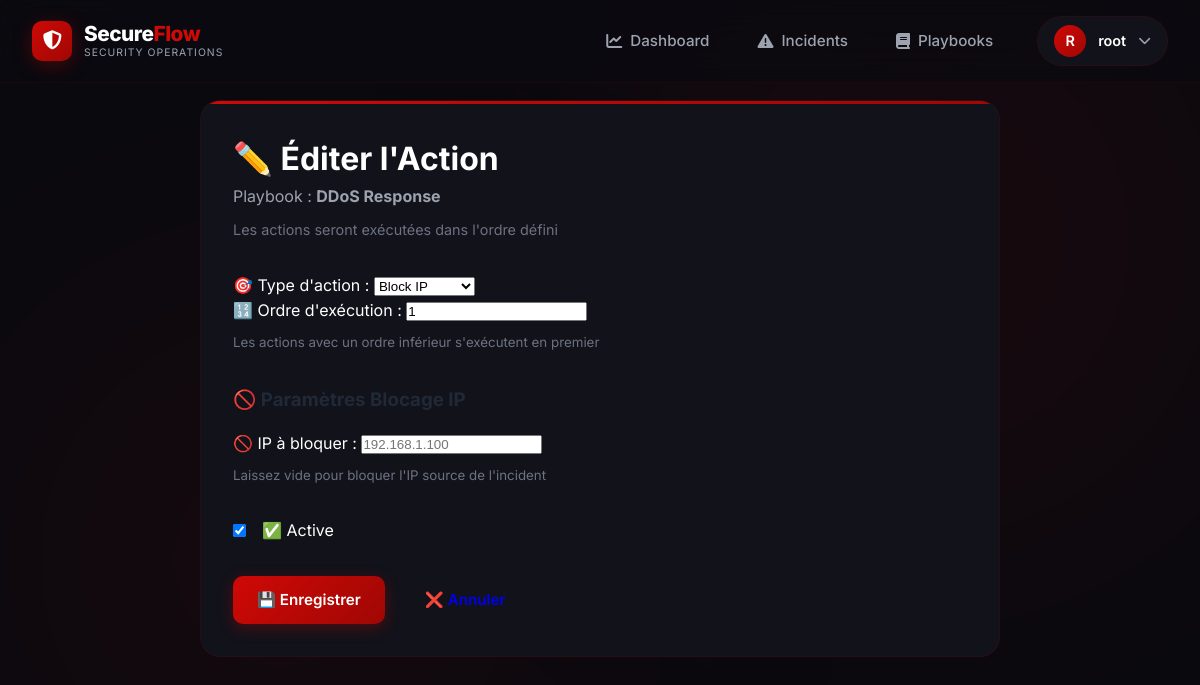
The page /playbooks/action/34/edit/ (signed in) on the database its author committed.
### playbooks/models.py (models this page shows, shortened)
class Playbook(models.Model):
    TRIGGER_CHOICES = [
        ('ssh_bruteforce', 'SSH Bruteforce'),
        ('port_scan', 'Port Scan'),
        ('web_attack', 'Web Attack'),
        ('ddos_attack', 'DDoS'),
        ('suspicious_ip', 'Suspicious IP'),
    ]
    name = models.CharField(max_length=200)
    description = models.TextField()
    trigger = models.CharField(max_length=50, choices=TRIGGER_CHOICES)
    is_active = models.BooleanField(default=True)
    created_by = models.ForeignKey(User, on_delete=models.CASCADE)
    execution_count = models.IntegerField(default=0)
    created_at = models.DateTimeField(auto_now_add=True)

class Action(models.Model):
    ACTION_TYPES = [
        ('block_ip', 'Block IP'),
        ('send_email', 'Send Email'),
        ('enrich_threat', 'Threat Intel'),
        ('create_ticket', 'Create Ticket'),
    ]
    playbook = models.ForeignKey(
        Playbook,
        related_name='actions',
        on_delete=models.CASCADE
    )
    action_type = models.CharField(max_length=50, choices=ACTION_TYPES)
    order = models.IntegerField(default=0)
    parameters = models.JSONField(default=dict, blank=True)
    is_active = models.BooleanField(default=True)

### playbooks/views.py (the view)
# urls.py: path('action/<int:pk>/edit/', views.action_edit, name='action_edit'),
@login_required
def action_edit(request, pk):
    action = get_object_or_404(Action, pk=pk)
    playbook = action.playbook
    if request.method == 'POST':
        form = ActionForm(request.POST, instance=action)
        if form.is_valid():
            form.save()
            messages.success(request, '✅ Action mise à jour !')
            return redirect('playbooks:detail', pk=playbook.pk)
    else:
        initial_data = {
            'email_recipient': action.parameters.get('recipient', ''),
            'email_subject': action.parameters.get('subject', ''),
            'ip_to_block': action.parameters.get('ip_address', ''),
            'ticket_title': action.parameters.get('title', ''),
        }
        form = ActionForm(instance=action, initial=initial_data)
    context = {
        'form': form,
        'action': action,
        'playbook': playbook,
        'is_edit': True
    }
    return render(request, 'playbooks/action_create.html', context)

### templates/playbooks/action_create.html (shortened to what this page needs)
{% extends 'base.html' %}
{% block content %}
<div class="card" style="max-width: 800px; margin: 0 auto;">
    <h1>{% if is_edit %}✏️ Éditer l'Action{% else %}➕ Ajouter une Action{% endif %}</h1>
    <p style="color: var(--text-gray); margin-bottom: 0.5rem;">
        Playbook : <strong>{{ playbook.name }}</strong>
    </p>
    <p style="color: var(--text-muted); margin-bottom: 2rem; font-size: 0.9rem;">
        Les actions seront exécutées dans l'ordre défini
    </p>
    <form method="post" id="action-form">
        <div class="form-group">
            {{ form.action_type.label_tag }}
            {{ form.action_type }}
        </div>
        <div class="form-group">
            {{ form.order.label_tag }}
            {{ form.order }}
            <small style="color: var(--text-muted); display: block; margin-top: 0.5rem;">
                Les actions avec un ordre inférieur s'exécutent en premier
            </small>
        </div>
        <div id="block-ip-params" style="display: none;">
            <h3 style="color: var(--accent); margin: 2rem 0 1rem;">🚫 Paramètres Blocage IP</h3>
            <div class="form-group">
                {{ form.ip_to_block.label_tag }}
                {{ form.ip_to_block }}
                <small style="color: var(--text-muted); display: block; margin-top: 0.5rem;">
                    Laissez vide pour bloquer l'IP source de l'incident
                </small>
            </div>
        </div>
        <div class="form-group" style="display: flex; align-items: center; gap: 1rem; margin-top: 2rem;">
            {{ form.is_active }}
            <label for="{{ form.is_active.id_for_label }}" style="margin: 0; cursor: pointer;">
                {{ form.is_active.label }}
            </label>
        </div>
        <div style="display: flex; gap: 1rem; margin-top: 2rem;">
            <button type="submit" class="btn btn-primary">
                {% if is_edit %}💾 Enregistrer{% else %}✅ Ajouter l'Action{% endif %}
            </button>
            <a href="{% url 'playbooks:detail' playbook.id %}" class="btn btn-danger">
                ❌ Annuler
            </a>
        </div>
    </form>
</div>
{% endblock %}

### templates/base.html (shortened to what this page needs)
<!DOCTYPE html>
<html lang="fr">
<head>
    <link rel="stylesheet" href="https://cdnjs.cloudflare.com/ajax/libs/font-awesome/6.5.0/css/all.min.css">
</head>
<body>
    <div class="bg-animation">
    </div>
    {% if user.is_authenticated %}
    <nav class="modern-navbar">
        <div class="navbar-container">
            <a href="{% url 'dashboard:home' %}" class="navbar-brand">
                <div class="brand-icon">
                    <i class="fa-solid fa-shield-halved"></i>
                </div>
                <div class="brand-text">
                    <div class="brand-name">
                        Secure<span class="highlight">Flow</span>
                    </div>
                    <div class="brand-subtitle">Security Operations</div>
                </div>
            </a>
            <div class="nav-menu">
                <a href="{% url 'dashboard:home' %}" class="nav-link">
                    <i class="fa-solid fa-chart-line"></i>
                    <span>Dashboard</span>
                </a>
                <a href="{% url 'incidents:list' %}" class="nav-link">
                    <i class="fa-solid fa-triangle-exclamation"></i>
                    <span>Incidents</span>
                </a>
                <a href="{% url 'playbooks:list' %}" class="nav-link">
                    <i class="fa-solid fa-book"></i>
                    <span>Playbooks</span>
                </a>
                <div class="nav-user">
                    <div class="nav-user-trigger" onclick="toggleDropdown()">
                        <div class="user-avatar">
                            {{ user.username|slice:":1"|upper }}
                        </div>
                        <span class="user-name">{{ user.username }}</span>
                        <i class="fa-solid fa-chevron-down" style="font-size: 0.8rem; color: var(--text-gray);"></i>
                    </div>
                </div>
            </div>
        </div>
    </nav>
    {% endif %}
    <div class="main-container">
        {% block content %}{% endblock %}
    </div>
</body>
</html>

### templates/base.html (style rules this page uses)
:root { --primary: #cf0906; --primary-dark: #a00704; --primary-light: #ff2420; --primary-glow: rgba(207, 9, 6, 0.3); --bg-dark: #0a0a0f; --bg-darker: #060609; --bg-card: #12121a; --bg-light: #1a1a24; --text-light: #ffffff; --text-gray: #9ca3af; --text-muted: #6b7280; --accent: #1f2937; --border: rgba(207, 9, 6, 0.1); --transition: all 0.3s cubic-bezier(0.4, 0, 0.2, 1); }
* { margin: 0; padding: 0; box-sizing: border-box; }
body { font-family: 'Inter', sans-serif; background: var(--bg-dark); color: var(--text-light); line-height: 1.6; overflow-x: hidden; }
.bg-animation { position: fixed; top: 0; left: 0; width: 100%; height: 100%; z-index: -1; overflow: hidden; pointer-events: none; }
.modern-navbar { position: fixed; top: 0; left: 0; right: 0; z-index: 1000; background: rgba(10, 10, 15, 0.8); backdrop-filter: blur(20px) saturate(180%); border-bottom: 1px solid var(--border); transition: var(--transition); }
.navbar-container { max-width: 1400px; margin: 0 auto; padding: 1rem 2rem; display: flex; justify-content: space-between; align-items: center; }
.navbar-brand { display: flex; align-items: center; gap: 0.75rem; text-decoration: none; font-weight: 800; font-size: 1.5rem; color: var(--text-light); letter-spacing: -0.5px; transition: var(--transition); }
.brand-icon { width: 40px; height: 40px; background: linear-gradient(135deg, var(--primary), var(--primary-dark)); border-radius: 10px; display: flex; align-items: center; justify-content: center; box-shadow: 0 4px 20px var(--primary-glow); transition: var(--transition); }
.brand-icon i { font-size: 1.2rem; color: white; }
.brand-text { display: flex; flex-direction: column; line-height: 1.2; }
.brand-name { font-size: 1.3rem; }
.brand-name .highlight { color: var(--primary); }
.brand-subtitle { font-size: 0.65rem; color: var(--text-gray); font-weight: 400; text-transform: uppercase; letter-spacing: 1px; }
.nav-menu { display: flex; gap: 0.5rem; align-items: center; }
.nav-link { position: relative; padding: 0.75rem 1.25rem; color: var(--text-gray); text-decoration: none; font-weight: 500; font-size: 0.95rem; border-radius: 10px; transition: var(--transition); display: flex; align-items: center; gap: 0.5rem; }
.nav-link i { font-size: 1rem; transition: var(--transition); }
.nav-user { position: relative; margin-left: 1rem; }
.nav-user-trigger { display: flex; align-items: center; gap: 0.75rem; padding: 0.5rem 1rem; background: var(--bg-card); border: 1px solid var(--border); border-radius: 50px; cursor: pointer; transition: var(--transition); }
.user-avatar { width: 32px; height: 32px; border-radius: 50%; background: linear-gradient(135deg, var(--primary), var(--primary-dark)); display: flex; align-items: center; justify-content: center; font-weight: 600; font-size: 0.9rem; color: white; }
.user-name { font-weight: 600; font-size: 0.9rem; }
.main-container { max-width: 1400px; margin: 0 auto; padding: 100px 2rem 3rem; min-height: 100vh; }
.card { background: var(--bg-card); border-radius: 20px; padding: 2rem; margin-bottom: 2rem; border: 1px solid var(--border); transition: var(--transition); position: relative; overflow: hidden; }
.card::before { content: ''; position: absolute; top: 0; left: 0; width: 100%; height: 3px; background: linear-gradient(90deg, var(--primary), var(--primary-dark)); }
.btn { display: inline-flex; align-items: center; justify-content: center; gap: 0.5rem; padding: 0.75rem 1.5rem; border: none; border-radius: 10px; cursor: pointer; text-decoration: none; transition: var(--transition); font-size: 0.95rem; font-weight: 600; position: relative; overflow: hidden; font-family: 'Inter', sans-serif; }
.btn::before { content: ''; position: absolute; top: 50%; left: 50%; width: 0; height: 0; border-radius: 50%; background: rgba(255, 255, 255, 0.2); transform: translate(-50%, -50%); transition: width 0.6s, height 0.6s; }
.btn-primary { background: linear-gradient(135deg, var(--primary) 0%, var(--primary-dark) 100%); color: white; box-shadow: 0 4px 15px var(--primary-glow); }

### rows shown on the page
Playbook: name "DDoS Response"
Action: action_type "Block IP", order "1", is_active "☑"

### other values the page prints
{{ user.username|slice:":1"|upper }} "R"
{{ user.username }} "root"
